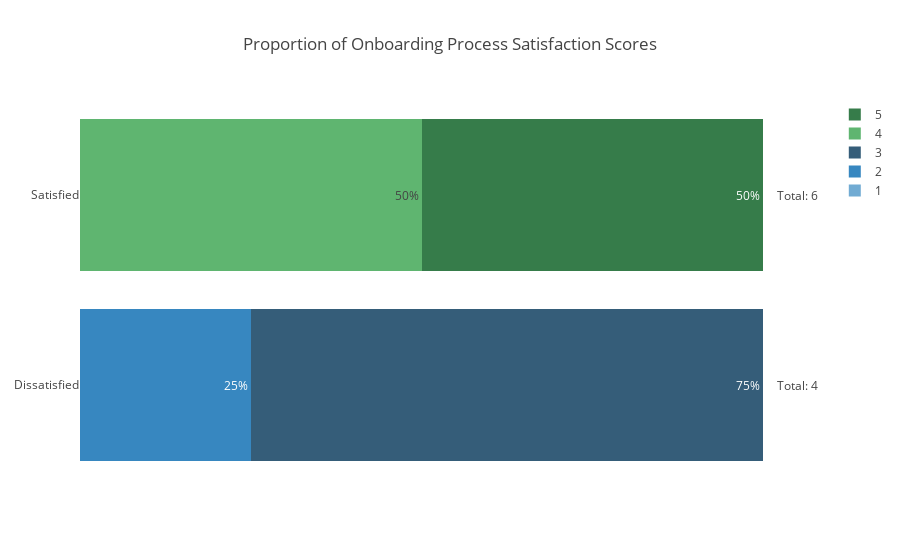

Notebook cell for this chart:
### Code cell
plot_satisfaction_proportions(data['From 1 to 5, how would you rate the onboarding process ?'], 'Proportion of Onboarding Process Satisfaction Scores')

### Figure 1 — Plotly figure (JSON) as saved in the notebook; plotly's stock layout.template omitted (floating-point values rounded to 4 significant figures)
{"data": [{"base": 0, "marker": {"color": "rgb(112.93856209150329,171.19084967320262,210.92679738562092)"}, "name": "1", "orientation": "h", "text": "0%", "type": "bar", "x": [0], "y": ["Dissatisfied"]}, {"base": 0, "marker": {"color": "rgb(54.984313725490196,134.67058823529413,191.77908496732027)"}, "name": "2", "orientation": "h", "text": "25%", "type": "bar", "x": [0.25], "y": ["Dissatisfied"]}, {"base": 0.25, "marker": {"color": "rgb(52.976470588235294,92.50588235294119,120.83529411764705)"}, "name": "3", "orientation": "h", "text": "75%", "type": "bar", "x": [0.75], "y": ["Dissatisfied"]}, {"base": 0, "marker": {"color": "rgb(94.55555555555557,181.0,112.44444444444444)"}, "name": "4", "orientation": "h", "text": "50%", "type": "bar", "x": [0.5], "y": ["Satisfied"]}, {"base": 0.5, "marker": {"color": "rgb(53.666666666666664,123.88888888888889,73.66666666666666)"}, "name": "5", "orientation": "h", "text": "50%", "type": "bar", "x": [0.5], "y": ["Satisfied"]}], "layout": {"annotations": [{"showarrow": false, "text": "Total: 4", "x": 1.05, "xref": "x", "y": 0, "yref": "y"}, {"showarrow": false, "text": "Total: 6", "x": 1.05, "xref": "x", "y": 1, "yref": "y"}], "barmode": "stack", "title": {"text": "Proportion of Onboarding Process Satisfaction Scores"}, "xaxis": {"showgrid": false, "showticklabels": false, "zeroline": false}, "yaxis": {"showgrid": false, "zeroline": false}}}
